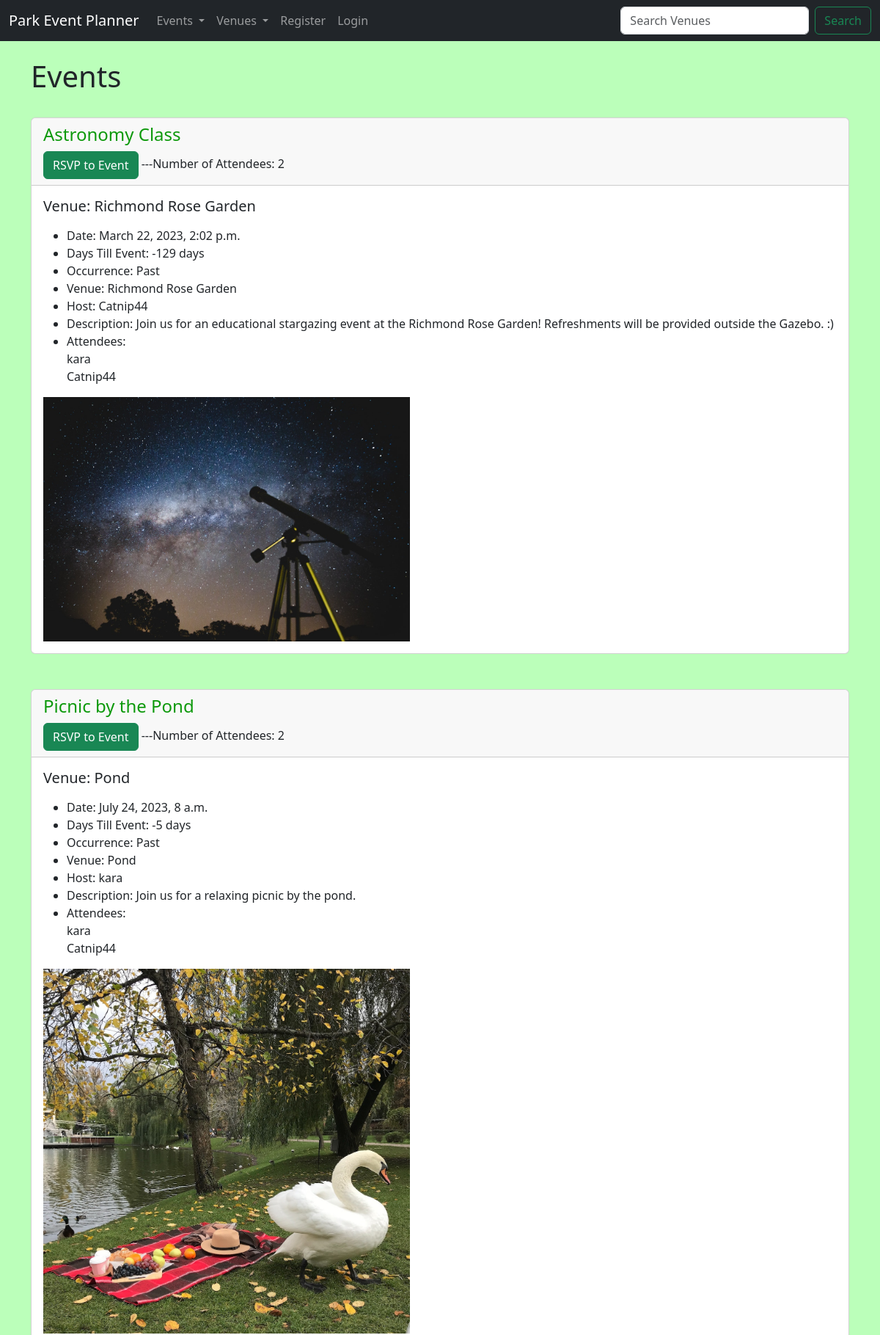
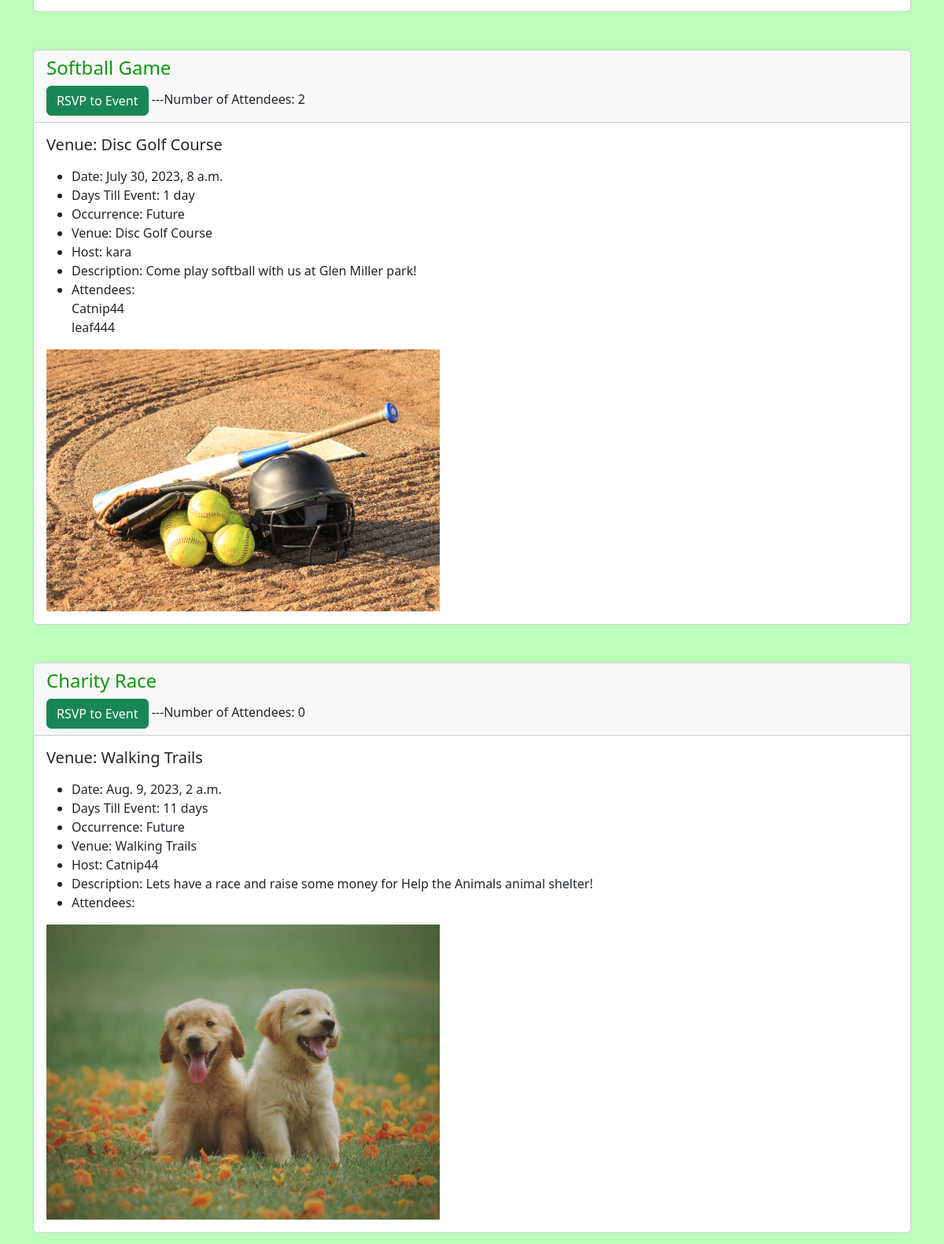
The app's page /events (upper part) with its own data (2 pictures, top to bottom).
### events/models.py (models this page shows)
class Event(models.Model):
	name = models.CharField('Event Name', max_length=120)
	timeslot = models.DateTimeField('Event Date')
	venue = models.ForeignKey(Venue, blank=True, null=True, on_delete=models.CASCADE)
	host = models.ForeignKey(User, blank=True, null=True, on_delete=models.SET_NULL)
	attendees = models.ManyToManyField(ParkAppUser, blank=True)
	description = models.TextField(blank=True)
	event_image = models.ImageField(null=True, blank=True, upload_to="images/")
	attendance = models.ManyToManyField(User, related_name='attend', blank=True)
	def __str__(self):
		return self.name
	@property
	def Days_till(self):
		today = date.today()
		days_till = self.timeslot.date() - today
		days_till_stripped = str(days_till).split(",", 1)[0]
		return days_till_stripped
	@property
	def Is_Past(self):
		today = date.today()
		if self.timeslot.date() < today:
			happens = "Past"
		else:
			happens = "Future"
		return happens
	def number_of_attends(self):
		return self.attendance.count()

class Venue(models.Model):
	name = models.CharField('Venue Name', max_length=120)
	description = models.TextField(blank=True)
	owner = models.IntegerField("Venue Owner", blank=False, default=1)
	venue_image = models.ImageField(null=True, blank=True, upload_to="images/")
	def __str__(self): # lets you click on a venue to access it
		return self.name

### events/views.py (the view)
# urls.py: path('events', views.all_events, name="list-events"),
def all_events(request):
	event_list = Event.objects.all().order_by('timeslot')
	return render(request, 'events/event_list.html', {'event_list': event_list})

### events/templates/events/event_list.html (shortened to what this page needs)
{% extends 'events/base.html' %}
{% block content %}
	<h1>Events</h1>
	<br/>
{% for event in event_list %}
	<div class="card">
	  <div class="card-header">
	  	<h4>{{ event }}</h4>
	  	<a href="{% url 'event_attend' event.id %}" class="btn btn-success" data-toggle="button">RSVP to Event</a>
	  	---Number of Attendees: {{ event.number_of_attends }}
	  </div>
	  <div class="card-body">
	    <h5 class="card-title">Venue: {{ event.venue }}</h5>
	    <p class="card-text">
	<ul>
		<li>Date: {{ event.timeslot }}</li>
		<li>Days Till Event: {{ event.Days_till }}</li>
		<li>Occurrence: {{ event.Is_Past }}</li>
		<li>Venue: {{ event.venue }}</li>
		<li>Host: {{ event.host }}</li>
		<li>Description: {{ event.description }}</li>
		<li>Attendees:<br/>
		{% for user in event.attendance.all %}
		{{ user }}<br/>
		{% endfor %}
		</li>
	</ul>
	    </p>
	{% if event.event_image %}
	<img src="{{ event.event_image.url }}" width=500>
	{% endif %}
	</div>
	</div>
<br/>
<br/>
{% endfor %}
{% endblock %}

### static/css/parkstyle.css (style rules this page uses)
h4 { color: #0d990b; }
body { background: #bbffba }

### records on screen
Event: name "Astronomy Class", number_of_attends "2", venue "Richmond Rose Garden", timeslot "March 22, 2023, 2:02 p.m.", Days_till "-129 days", Is_Past "Past", host "Catnip44", description "Join us for an educational stargazing event at the Richmond Rose Garden! Refreshments will be provided outside the Gazebo. :)", event_image (picture)
Event: name "Picnic by the Pond", number_of_attends "2", venue "Pond", timeslot "July 24, 2023, 8 a.m.", Days_till "-5 days", Is_Past "Past", host "kara", description "Join us for a relaxing picnic by the pond.", event_image (picture)
Event: name "Softball Game", number_of_attends "2", venue "Disc Golf Course", timeslot "July 30, 2023, 8 a.m.", Days_till "1 day", Is_Past "Future", host "kara", description "Come play softball with us at Glen Miller park!", event_image (picture)
Event: name "Charity Race", number_of_attends "0", venue "Walking Trails", timeslot "Aug. 9, 2023, 2 a.m.", Days_till "11 days", Is_Past "Future", host "Catnip44", description "Lets have a race and raise some money for Help the Animals animal shelter!", event_image (picture)

### other values on screen
{{ user }} "kara"
{{ user }} "Catnip44"
{{ user }} "leaf444"
